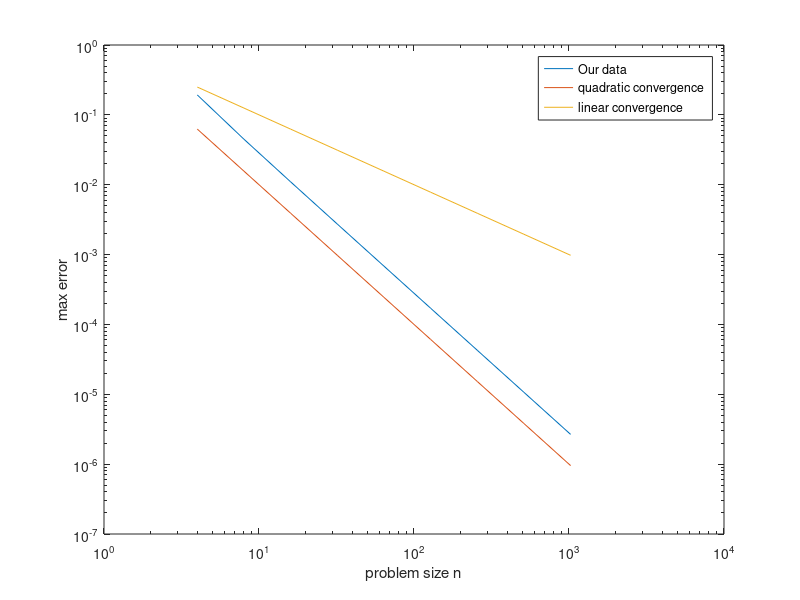

The MATLAB script that drew this image:
close all
clear all

errors = [1.927711e-01 , 4.476185e-02, 1.098931e-02 , 2.734955e-03 , 6.829684e-04 , 1.706940e-04 , 4.267049e-05, 1.066744e-05, 2.666847e-06 ];
ns = [4, 8, 16, 32, 64, 128, 256, 512, 1024];



loglog(ns, errors)
hold on
loglog(ns, 1./ns.^2)
loglog(ns, 1./ns)
legend('Our data','quadratic convergence','linear convergence') 
xlabel('problem size n')
ylabel('max error')